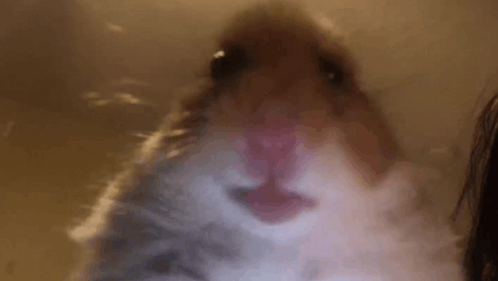
#> input picture cw5/images/hamster_call.png, 498 x 281 px
$ python -i tasks.py   (imports and definitions only)
#> lines starting #> are read from the running program, lines starting #| are printed output that depends on the picture
#> further down, picture is the input picture: shape (281, 498, 3); mean B, G, R 63.1, 79.9, 105.8
### cw2/util.py
import cv2
import numpy as np

# [12 lines left out: functions load_image, preprocess_image, not called in this run]

def show_image(title, image):
    cv2.imshow(title, image)
    cv2.waitKey(0)
    cv2.destroyAllWindows()

### cw5/tasks.py
import cv2
import imutils
from util import show_image

# [27 lines left out: functions task_1, task_2, task_3, task_4, not called in this run]

def task_5(image):
    rotated = imutils.rotate(image, 180)
    show_image("Rotated 180 degrees (imutils)", rotated)

def task_6(image):
    rotated = imutils.rotate_bound(image, -33)
    show_image("Rotated -33 degrees (imutils, rotate_bound)", rotated)

# [8 lines left out: function task_7, not called in this run]

def task_8(image):
    h, w = image.shape[:2]
#> h = 281; w = 498
    center = (w // 2, h // 2)
#> center = (249, 140)
    matrix = cv2.getRotationMatrix2D(center, 30, 1.0)
    rotated_once = cv2.warpAffine(image, matrix, (w, h))
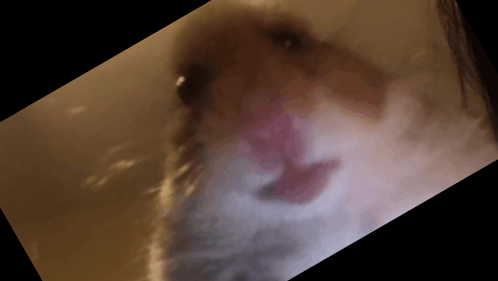
#> rotated_once: shape (281, 498, 3); mean B, G, R 52.6, 63.5, 83.8
    rotated_twice = cv2.warpAffine(rotated_once, matrix, (w, h))
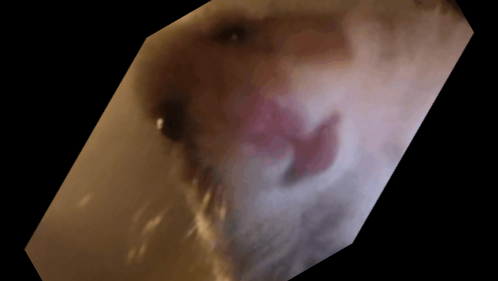
#> rotated_twice: shape (281, 498, 3); mean B, G, R 46.8, 53.6, 69.6
    rotated_thrice = cv2.warpAffine(rotated_twice, matrix, (w, h))
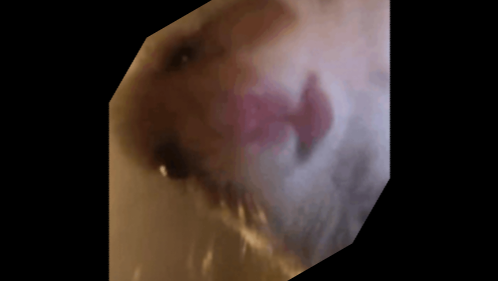
#> rotated_thrice: shape (281, 498, 3); mean B, G, R 40, 44.1, 56.6
    rotated_90 = cv2.warpAffine(image, cv2.getRotationMatrix2D(center, 90, 1.0), (w, h))
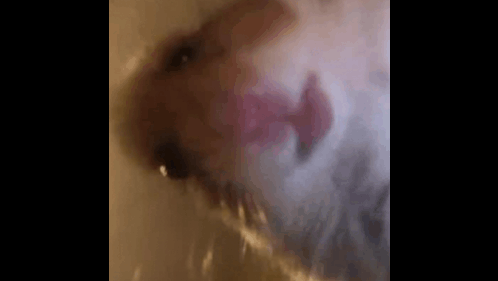
#> rotated_90: shape (281, 498, 3); mean B, G, R 43.6, 48.8, 62.6
    show_image("Rotated 3x 30 degrees", rotated_thrice)
    show_image("Rotated 90 degrees", rotated_90)

# [13 lines left out: functions task_9, task_10, not called in this run]

>>> import cv2
>>> picture = cv2.imread('images/hamster_call.png')
>>> result = task_8(picture)
